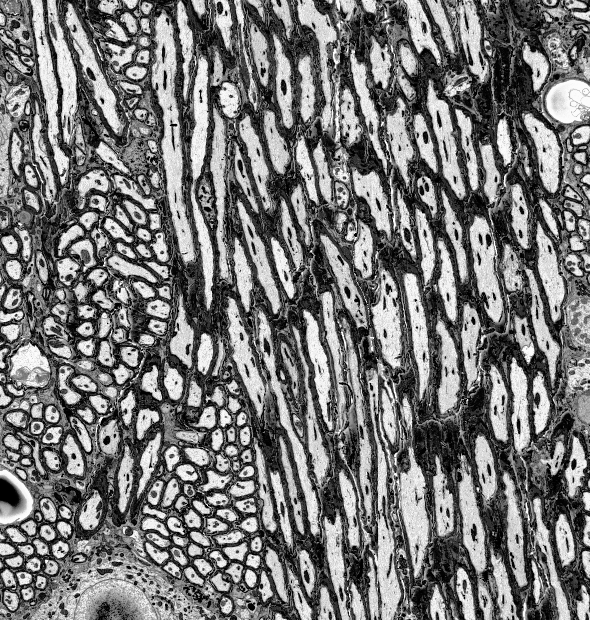
#> input picture cropedEM/Crop_mendedEM-0000.tiff, 590 x 620 px
$ python -i mass.py   (imports and definitions only)   (Python 2 division)
#> lines starting #> are read from the running program, lines starting #| are printed output that depends on the picture; after the words box and inside, x2 and y2 are one past the last pixel; in counts of white or black regions, pixels touching at a corner belong together
#> in processSlice, img is the input picture: shape (620, 590); min 0, max 253, mean 119.6
from __future__ import division
import sys
import cv2
import numpy as np
import os
import sys
import glob
import code
import tifffile
from timeit import default_timer as timer
import ConfigParser

from scipy import ndimage as nd

from skimage import measure
try:
    from skimage import filters
except ImportError:
    from skimage import filter as filters
from itertools import cycle

import multiprocessing
from multiprocessing.dummy import Pool as ThreadPool

NUMBERCORES = multiprocessing.cpu_count()
# [2 lines not run here, left out]

threshVal = 0
p = 0
lowerSizeVal = 0
upperSizeVal = 0
outDir = ''

def adjustThresh(originalImg, value):
#> called with value = 0
	ret,thresh1 = cv2.threshold(originalImg, int(value), 255, cv2.THRESH_BINARY)
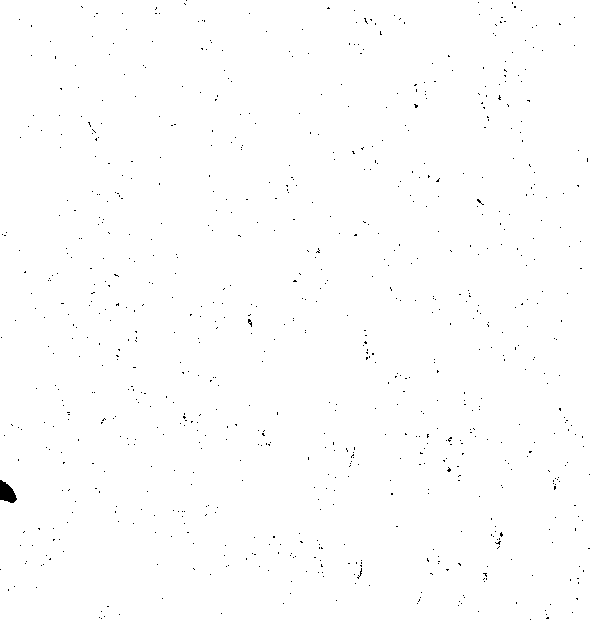
#> thresh1: shape (620, 590); 99.6% white; black in thin lines or dots
#> ret = 0
	kernel = np.ones((3,3),np.uint8)
	thresh1 = cv2.dilate(thresh1, kernel, 1)
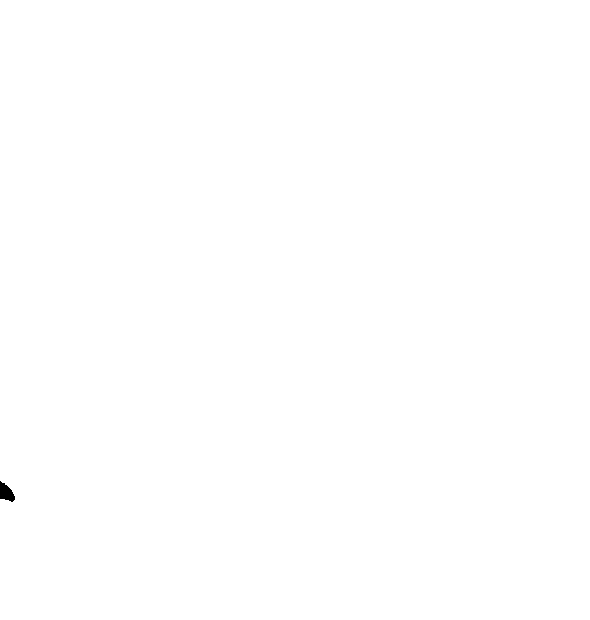
#> thresh1: shape (620, 590); 99.9% white; 1 black region, box (x1, y1, x2, y2) and area: (0, 481, 15, 502) 198
	thresh1 = np.uint8(nd.morphology.binary_fill_holes(thresh1))
	ret,thresh1 = cv2.threshold(thresh1, 0, 255, cv2.THRESH_BINARY)
	thresh1 = cv2.erode(thresh1, kernel, 1)
#> thresh1: shape (620, 590); 99.9% white; 1 black region, box (x1, y1, x2, y2) and area: (0, 480, 16, 503) 254
	return thresh1

# [12 lines left out: function findCentroid, not called in this run]


def adjustSizeFilter(img, lowerPercentile, higherPercentile):
#> called with lowerPercentile = 0, higherPercentile = 0
	label_img, cc_num = nd.label(img)
#> cc_num = 1
	objs = nd.find_objects(label_img)
#> objs = 1 item
	areas = nd.sum(img, label_img, range(cc_num+1))
#> areas = [0, 93214230]

	indices = sorted(range(len(areas)), key = lambda k: areas[k])
#> indices = [0, 1]

	orderedAreas = [areas[ind] for ind in indices]
#> orderedAreas = [0, 93214230]

	lowerThresh = orderedAreas[int((float(lowerPercentile)/100) * len(orderedAreas))]
#> lowerThresh = 0
	if higherPercentile != 100:
		upperThresh = orderedAreas[int((float(higherPercentile)/100) * len(orderedAreas))]
#> upperThresh = 0
	else:
		upperThresh = orderedAreas[-1]

	area_mask = (areas < lowerThresh)
#> area_mask = [False, False]
	area_mask[0] = False

	# Remove small axons within bundles from the area mask
	r = 20 # maximum distance for a blob to be considered a neighbor
	minNeighborCount = 5 # minimum number of neighbors to remove blob from area mask
	for i, value in enumerate(area_mask):
		if value == True:
			a = np.where(label_img==i)
			label = zip(a[0],a[1])


			centroid = findCentroid(label)

			y,x = np.ogrid[-centroid[0]:label_img.shape[0]-centroid[0], -centroid[1]:label_img.shape[1]-centroid[1]]
			mask = x*x + y*y <= r*r

			neighborLabels = [lab for lab in np.unique(label_img[mask]) if lab > 0 and lab != label_img[zip(*label)][0]]

			if len(neighborLabels) > minNeighborCount:
				area_mask[i] = False
#> this loop made 2 passes

	label_img[area_mask[label_img]] = 0


	area_mask = (areas > upperThresh)
#> area_mask = [False, True]
	label_img[area_mask[label_img]] = 0
#> label_img: shape (620, 590) int32; every value is 0

	# print np.ndarray.dtype(label_img)
	label_img[np.where(label_img > 0)] = 2**16

	return label_img

# [7 lines of commented-out code are left out]

def noiseVis(threshImg, ks):
	kernelImg = cv2.morphologyEx(threshImg, cv2.MORPH_OPEN, np.ones((ks,ks)))
	ret,kernelImg = cv2.threshold(kernelImg, 0, 255, cv2.THRESH_BINARY)
	# kernelImg = cv2.erode(kernelImg, (ks,ks), iterations = 6)

	return kernelImg

def processSlice(imgPath):
	img = cv2.imread(imgPath, -1)
	img = np.uint8(img)

	outImg = adjustThresh(img, threshVal)

	outImg = noiseVis(outImg, p)

	outImg = adjustSizeFilter(outImg, lowerSizeVal, upperSizeVal)

	tifffile.imsave(outDir + str(os.path.basename(imgPath)), outImg)

	return outImg

# [41 lines left out: function main, not called in this run]
# [2 lines not run here, left out]

>>> result = processSlice('cropedEM/Crop_mendedEM-0000.tiff')

$ run again, on cropedEM/Crop_mendedEM-0034.tiff
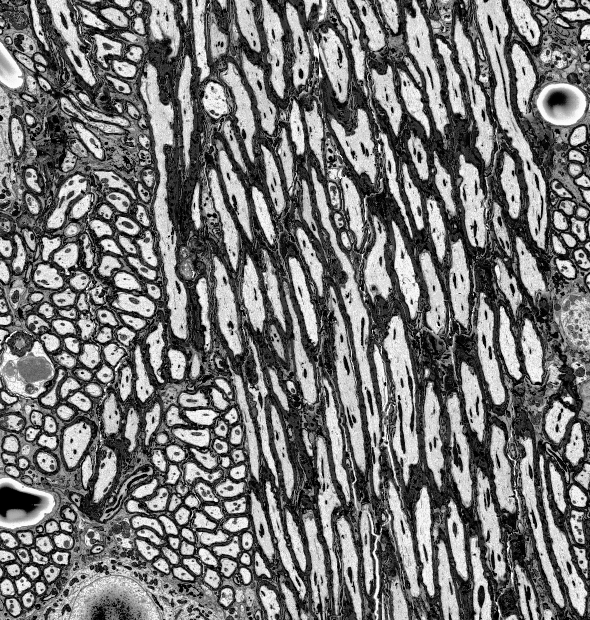
#> input picture cropedEM/Crop_mendedEM-0034.tiff, 590 x 620 px
#> in processSlice, img is the input picture: shape (620, 590); min 0, max 253, mean 117.6
#> in adjustThresh, `ret,thresh1 = cv2.threshold(originalImg, int(value), 255, cv2.THRESH_B..`:
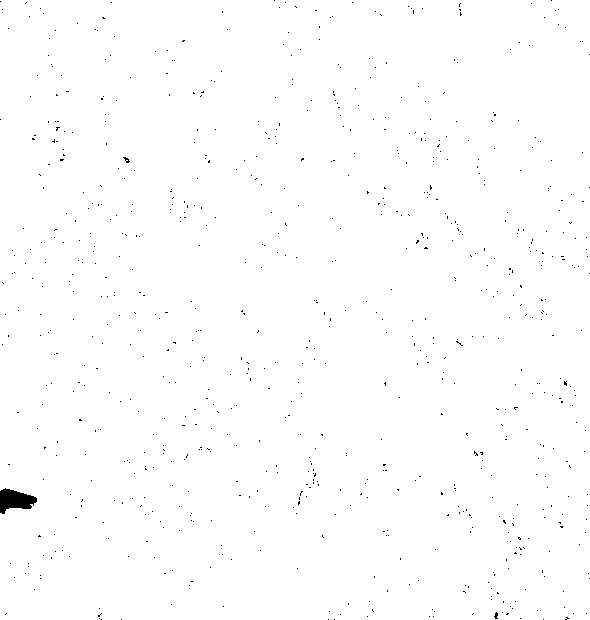
#> thresh1: shape (620, 590); 99.5% white; 765 black regions (763 under 20 px), largest, box (x1, y1, x2, y2) and area: (0, 488, 37, 514) 598, (123, 157, 130, 163) 20
#> ret = 0
#> kernelImg: shape (620, 590); 99.8% white; 1 black region, box (x1, y1, x2, y2) and area: (0, 489, 37, 514) 595
#> cc_num = 1
#> objs = 1 item
#> areas = [0, 93127275]
#> indices = [0, 1]
#> orderedAreas = [0, 93127275]
#> lowerThresh = 0
#> in adjustSizeFilter, `area_mask = (areas < lowerThresh)`: area_mask = [False, False]
#> the loop in adjustSizeFilter, `for i, value in enumerate(area_mask):` made 2 passes
#> in adjustSizeFilter, `area_mask = (areas > upperThresh)`: area_mask = [False, True]

$ run again, on cropedEM/Crop_mendedEM-0039.tiff
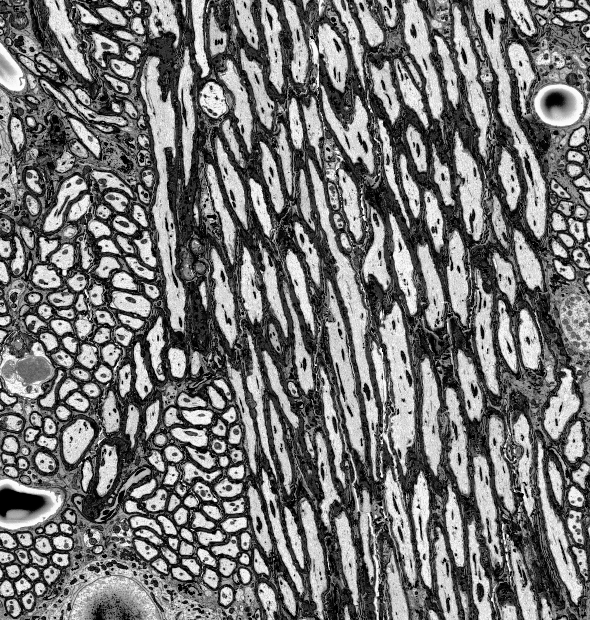
#> input picture cropedEM/Crop_mendedEM-0039.tiff, 590 x 620 px
#> in processSlice, img is the input picture: shape (620, 590); min 0, max 253, mean 117.2
#> in adjustThresh, `ret,thresh1 = cv2.threshold(originalImg, int(value), 255, cv2.THRESH_B..`:
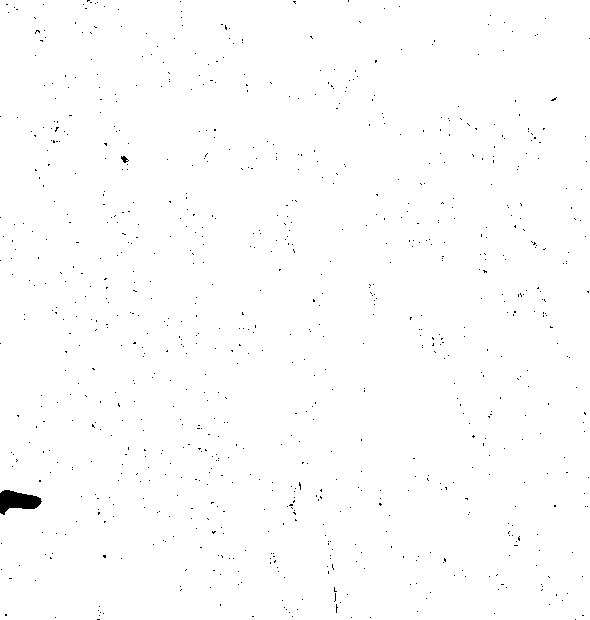
#> thresh1: shape (620, 590); 99.4% white; 844 black regions (842 under 20 px), largest, box (x1, y1, x2, y2) and area: (0, 490, 42, 515) 647, (121, 156, 129, 163) 31
#> ret = 0
#> kernelImg: shape (620, 590); 99.8% white; 1 black region, box (x1, y1, x2, y2) and area: (0, 490, 41, 514) 646
#> cc_num = 1
#> objs = 1 item
#> areas = [0, 93114270]
#> indices = [0, 1]
#> orderedAreas = [0, 93114270]
#> lowerThresh = 0
#> in adjustSizeFilter, `area_mask = (areas < lowerThresh)`: area_mask = [False, False]
#> the loop in adjustSizeFilter, `for i, value in enumerate(area_mask):` made 2 passes
#> in adjustSizeFilter, `area_mask = (areas > upperThresh)`: area_mask = [False, True]

$ run again, on cropedEM/Crop_mendedEM-0048.tiff
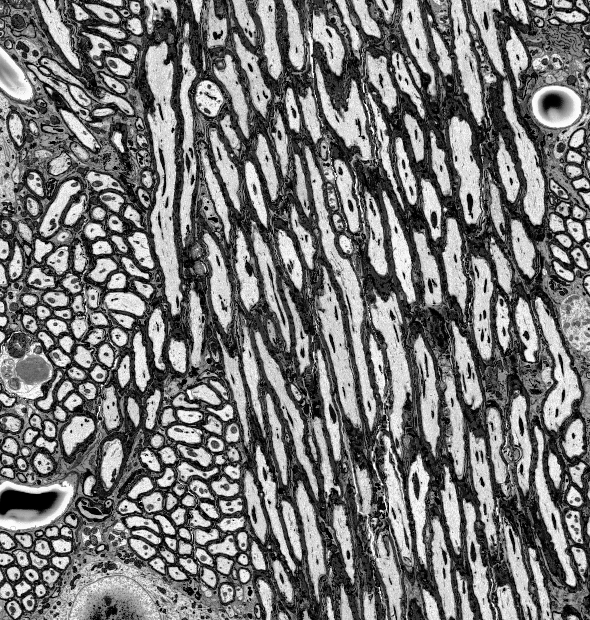
#> input picture cropedEM/Crop_mendedEM-0048.tiff, 590 x 620 px
#> in processSlice, img is the input picture: shape (620, 590); min 0, max 253, mean 118.9
#> in adjustThresh, `ret,thresh1 = cv2.threshold(originalImg, int(value), 255, cv2.THRESH_B..`:
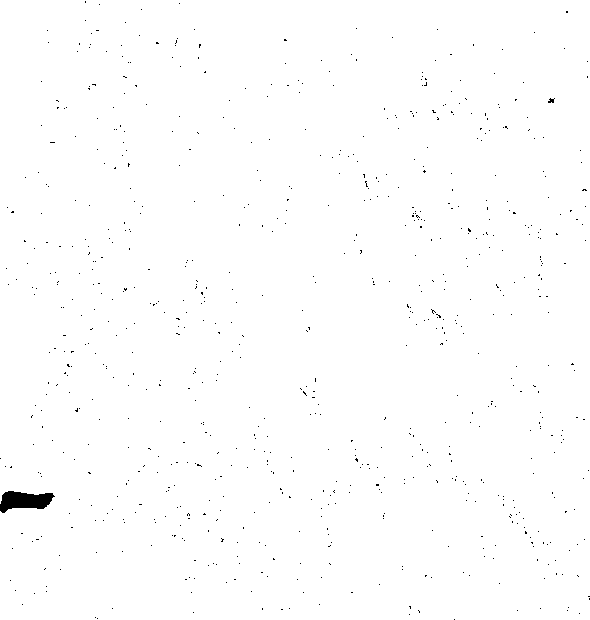
#> thresh1: shape (620, 590); 99.5% white; 761 black regions (759 under 20 px), largest, box (x1, y1, x2, y2) and area: (0, 491, 55, 513) 782, (548, 98, 555, 103) 22
#> ret = 0
#> kernelImg: shape (620, 590); 99.8% white; 1 black region, box (x1, y1, x2, y2) and area: (0, 491, 53, 513) 783
#> cc_num = 1
#> objs = 1 item
#> areas = [0, 93079335]
#> indices = [0, 1]
#> orderedAreas = [0, 93079335]
#> lowerThresh = 0
#> in adjustSizeFilter, `area_mask = (areas < lowerThresh)`: area_mask = [False, False]
#> the loop in adjustSizeFilter, `for i, value in enumerate(area_mask):` made 2 passes
#> in adjustSizeFilter, `area_mask = (areas > upperThresh)`: area_mask = [False, True]
